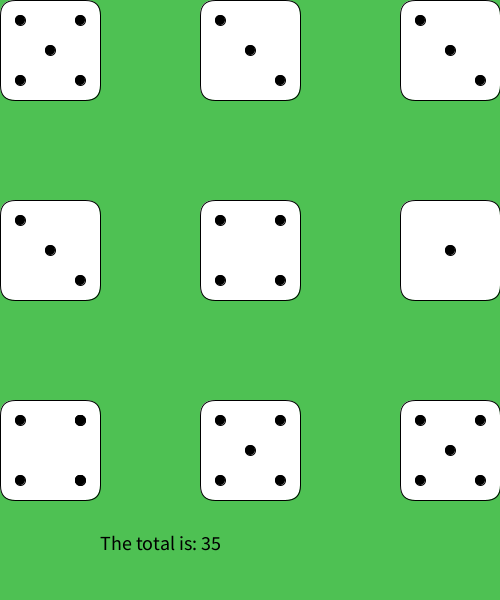
Frame 1 (no input)
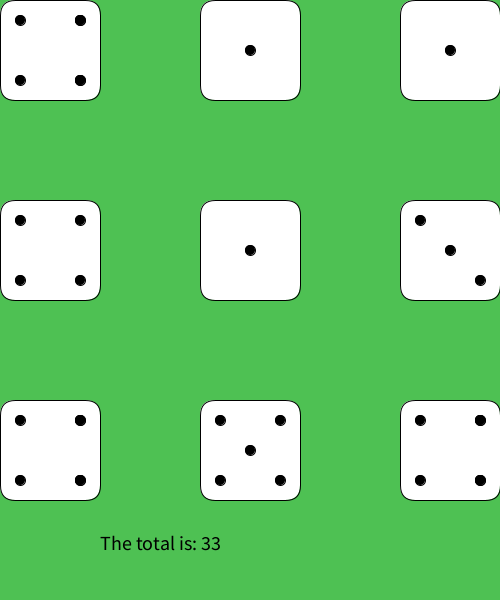
Frame 2 (the mouse pressed at the canvas centre, redrawn once)

The Processing sketch that drew these frames (run headless with seeded random() and noise(); the mouse was pressed at the canvas centre and the sketch redrawn once):

// Processing sketch: Dice
// ── Dice.pde
Die dice1;
Die dice2;
Die dice3;
Die dice4;
Die dice5;
Die dice6;
Die dice7;
Die dice8;
Die dice9;
int sum;

void setup() {
  size(500, 600);
  noLoop();
  dice1 = new Die(0, 0);
  dice2 = new Die(200, 0);
  dice3 = new Die(400, 0);
  dice4 = new Die(0, 200);
  dice5 = new Die(200, 200);
  dice6 = new Die(400, 200);
  dice7 = new Die(0, 400);
  dice8 = new Die(200, 400);
  dice9 = new Die(400, 400);
  sum = 0;
}

void draw() {
  background(78, 193, 83);
  dice1.roll();
  dice2.roll();
  dice3.roll();
  dice4.roll();
  dice5.roll();
  dice6.roll();
  dice7.roll();
  dice8.roll();
  dice9.roll();

  dice1.show();
  dice2.show();
  dice3.show();
  dice4.show();
  dice5.show();
  dice6.show();
  dice7.show();
  dice8.show();
  dice9.show();
  
  textSize(20);
  text("The total is: " + sum, 100, 550);
}

void mousePressed() {
  redraw();
  sum = 0;
}


//Dice: Models a single 6 sided dice cube
//Each instance should randomly assign itself a value from 1 to 6
class Die {
  int outcome;
  int x_pos, y_pos;

  //constructor
  Die(int x, int y) {
    x_pos = x;
    y_pos = y;
  }

  //Simulate a roll of a die
  void roll() {
    outcome = (int)(Math.random() * 6 + 1);
  }



  /*
	  Use the randomly assigned roll value to draw the face of a die
   	*/
  void show() {
    fill(255);
    rect(x_pos, y_pos, 100, 100, 15);
    fill(0);
    if (outcome == 1) {
      ellipse(x_pos + 50, y_pos + 50, 10, 10);
      sum += 1;
    } else if (outcome == 2) {
      ellipse(x_pos + 20, y_pos + 20, 10, 10);
      ellipse(x_pos + 80, y_pos + 80, 10, 10);
      sum += 2;
    } else if (outcome == 3) {
      ellipse(x_pos + 20, y_pos + 20, 10, 10);
      ellipse(x_pos + 50, y_pos + 50, 10, 10);
      ellipse(x_pos + 80, y_pos + 80, 10, 10);
      sum += 3;
    } else if (outcome == 4) {
      ellipse(x_pos + 20, y_pos + 20, 10, 10);
      ellipse(x_pos + 20, y_pos + 80, 10, 10);
      ellipse(x_pos + 80, y_pos + 80, 10, 10);
      ellipse(x_pos + 80, y_pos + 20, 10, 10);
      sum += 4;
    } else if (outcome == 5) {
      ellipse(x_pos + 20, y_pos + 20, 10, 10);
      ellipse(x_pos + 20, y_pos + 80, 10, 10);
      ellipse(x_pos + 50, y_pos + 50, 10, 10);
      ellipse(x_pos + 80, y_pos + 80, 10, 10);
      ellipse(x_pos + 80, y_pos + 20, 10, 10);
      sum += 5;
    } else {
      ellipse(x_pos + 20, y_pos + 20, 10, 10);
      ellipse(x_pos + 20, y_pos + 80, 10, 10);
      ellipse(x_pos + 80, y_pos + 80, 10, 10);
      ellipse(x_pos + 80, y_pos + 20, 10, 10);
      ellipse(x_pos + 80, y_pos + 80, 10, 10);
      ellipse(x_pos + 80, y_pos + 20, 10, 10);
      sum += 6;
    }
  }
}
